Frame 1 (no input): blank canvas, image omitted
Frame 60 (the mouse pressed at the canvas centre just before this capture): blank canvas, image omitted
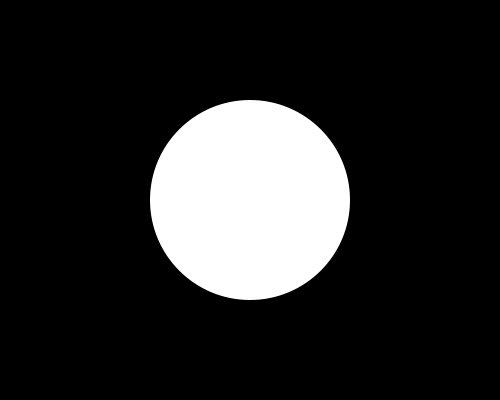
Frame 120 (the mouse held since frame 60 and released just before this capture)

The Processing sketch whose frames 1 and 60 were blank and that drew this single picture after the mouse press (run headless with seeded random() and noise(); from frame 60 on, the mouse is pressed at the canvas centre):

// Processing sketch: Exercise_3
// ── Exercise_3.pde
void setup()
{
  size(500, 400);
}
void draw()
{
  background(0); //Black

  noStroke();
  fill(255, 255, 255);  // White
  circle(mouseX, mouseY, mouseY);
}
